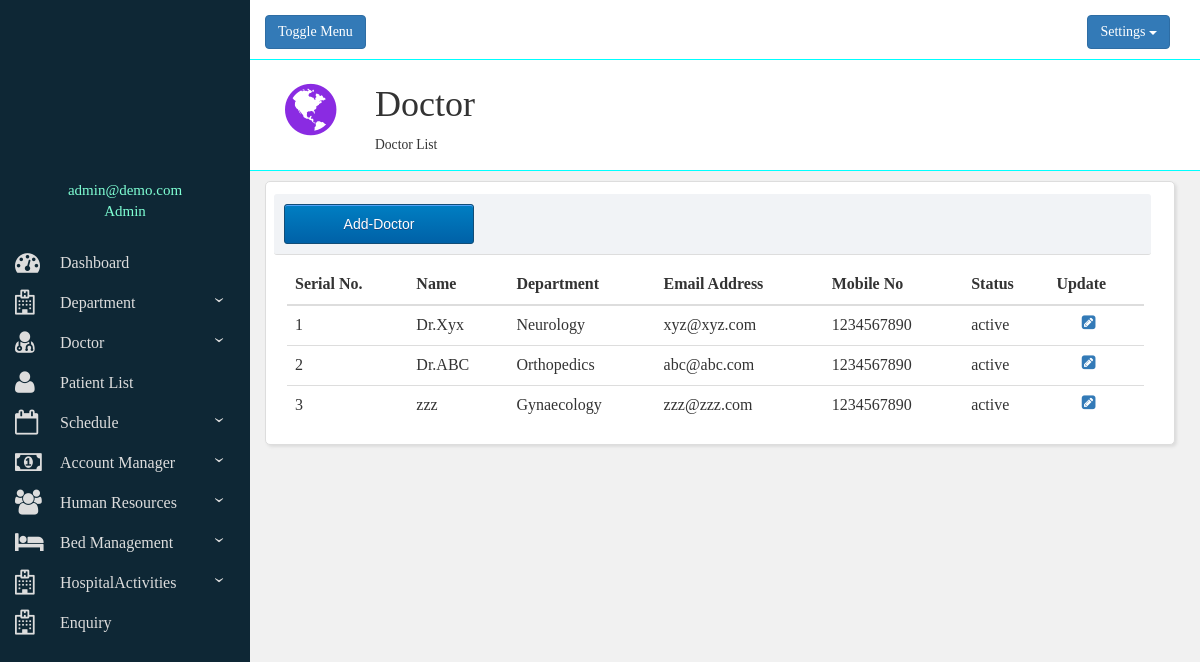
Screenshot of /doctor-list.php (signed in) with the database file from the repository.
### tables this page shows
CREATE TABLE `doctor` (
  `id` int(11) NOT NULL,
  `name` varchar(30) NOT NULL,
  `email` varchar(40) NOT NULL,
  `mobile` varchar(10) NOT NULL,
  `phone` varchar(10) DEFAULT NULL,
  `sex` varchar(6) NOT NULL,
  `dob` date NOT NULL,
  `blood_group` varchar(3) NOT NULL,
  `address` int(100) DEFAULT NULL,
  `designation` varchar(30) NOT NULL,
  `department` varchar(30) NOT NULL,
  `specialist` varchar(30) NOT NULL,
  `qualification` varchar(100) NOT NULL,
  `doj` date NOT NULL,
  `fee` int(11) NOT NULL,
  `status` varchar(8) NOT NULL
);

### doctor-list.php (the view, shortened to what this page needs)
<?php
 include("structure.php");
?>
        <div id="change">
        	<div class="row bbtm">
              <div class="col-lg-12">
                <div class="header-icon"><i class="fa fa-globe" aria-hidden="true"></i></div>
                  <div class="header-title">
                    <h1>Doctor</h1>
                    <small>Doctor List</small>
                  </div>
              </div>
            </div>
            <div class="container-fluid relative" style="margin-top: 10px;margin-right: 30px;">
        			  <div class="row" style="padding: 10px;">
        			    <div class="col-sm-12 mbutton">
                    <a href="add-doctor.php"><input type="button" class="myButton" value="Add-Doctor"></a>
        			    </div>
        			  </div>
        			  <div class="row" id="viewall" style="padding-right: 30px;padding-left: 10px;">
                    <?php
                            require("connection.php");
                            $str="select * from doctor";
                            $result= mysqli_query($con, $str);
                            $s=1;
                    ?>
                    <table class="table table-hover">
                        <thead>
                          <tr>
                            <th>Serial No.</th>
                            <th>Name</th>
                            <th>Department</th>
                            <th>Email Address</th>
                            <th>Mobile No</th>
                            <th>Status</th>
                            <th>Update</th>
                        </tr>
                        </thead>
                        <tbody>
                        <?php
                        while ($row= mysqli_fetch_array($result,MYSQLI_ASSOC)){
                            echo "<tr>";
                            echo "<td>".$s."</td>";
                            echo "<td>".$row['name']."</td>";
                            echo "<td>".$row['department']."</td>";
                            echo "<td>".$row['email']."</td>";
                            echo "<td>".$row['mobile']."</td>";
                            echo "<td>".$row['status']."</td>";
                            echo "<td style='text-align:center;'><a href='editdoc.php?id=$row[id]'><i class='fa fa-pencil-square' aria-hidden='true'></i></a></td>";
                            echo "</tr>";
                            $s++;
                        }
                        ?>
                        </tbody>
                      </table>
        			  </div>
        			</div>
          </div>
      </div>
    </div>
  </div>
</body>

### css/addacc.css (style rules this page uses)
div.relative { position:relative; background-color:#FFFFFF; padding-top:10px; padding-left:26px; border-radius:5px; box-shadow: 2px 2px 3px #DDDDDD; border-style:solid; border-color:#DDDDDD; border-width:1px; }
div { font-family:calibri; font-size:16px; }
td { padding-top:10px; }
.mbutton { margin-left:-13px; margin-top:-8px; background-color:#F1F3F6; border-radius:3px; padding:10px; margin-right:5px; border-bottom-width:1px; border-bottom-color:#DDDDDD; border-bottom-style:solid; }
.myButton { -moz-box-shadow:inset 0px 1px 0px 0px #54a3f7; -webkit-box-shadow:inset 0px 1px 0px 0px #54a3f7; box-shadow:inset 0px 1px 0px 0px #54a3f7; background:-webkit-gradient(linear, left top, left bottom, color-stop(0.05, #007dc1), color-stop(1, #0061a7)); background:-moz-linear-gradient(top, #007dc1 5%, #0061a7 100%); background:-webkit-linear-gradient(top, #007dc1 5%, #0061a7 100%); background:-o-linear-gradient(top, #007dc1 5%, #0061a7 100%); background:-ms-linear-gradient(top, #007dc1 5%, #0061a7 100%); background:linear-gradient(to bottom, #007dc1 5%, #0061a7 100%); filter:progid:DXImageTransform.Microsoft.gradient(startColorstr='#007dc1', endColorstr='#0061a7',GradientType=0); background-color:#007dc1; -moz-border-radius:3px; -webkit-border-radius:3px; border-radius:3px; border:1px solid #124d77; display:inline-block; cursor:pointer; color:#ffffff; font-family:Arial; font-size:14px; padding:6px 24px; text-decoration:none; text-shadow:0px 1px 0px #154682; width:190px; height:40px; }

### structure.php (style rules this page uses)
i { padding-right: 15px; font-size: 25px; }
.bbtm { border-bottom-style: solid; padding-bottom: 10px; border-width: 0.2px; border-bottom-color: aqua; background-color: #fff; }
.header-icon { float: left; padding: 20px; color: blueviolet; font-size: 60px; line-height: 60px; }
.header-title { padding: 5px 0px 5px 10px; height: 100px; margin-left: 100px; }

### rows the page displays
doctor: name "Dr.Xyx", department "Neurology", email "xyz@xyz.com", mobile "1234567890", status "active"
doctor: name "Dr.ABC", department "Orthopedics", email "abc@abc.com", mobile "1234567890", status "active"
doctor: name "zzz", department "Gynaecology", email "zzz@zzz.com", mobile "1234567890", status "active"

### other values shown
$_SESSION['email'] "admin@demo.com"
$_SESSION['role'] "Admin"
